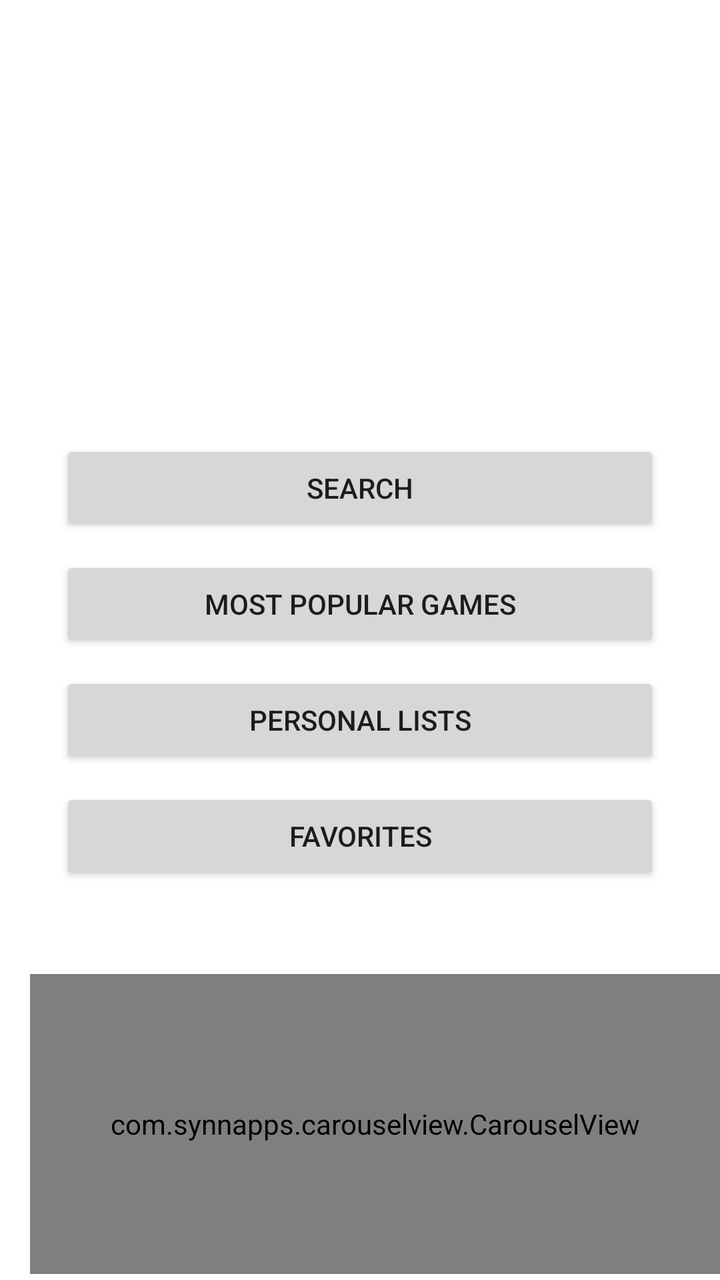
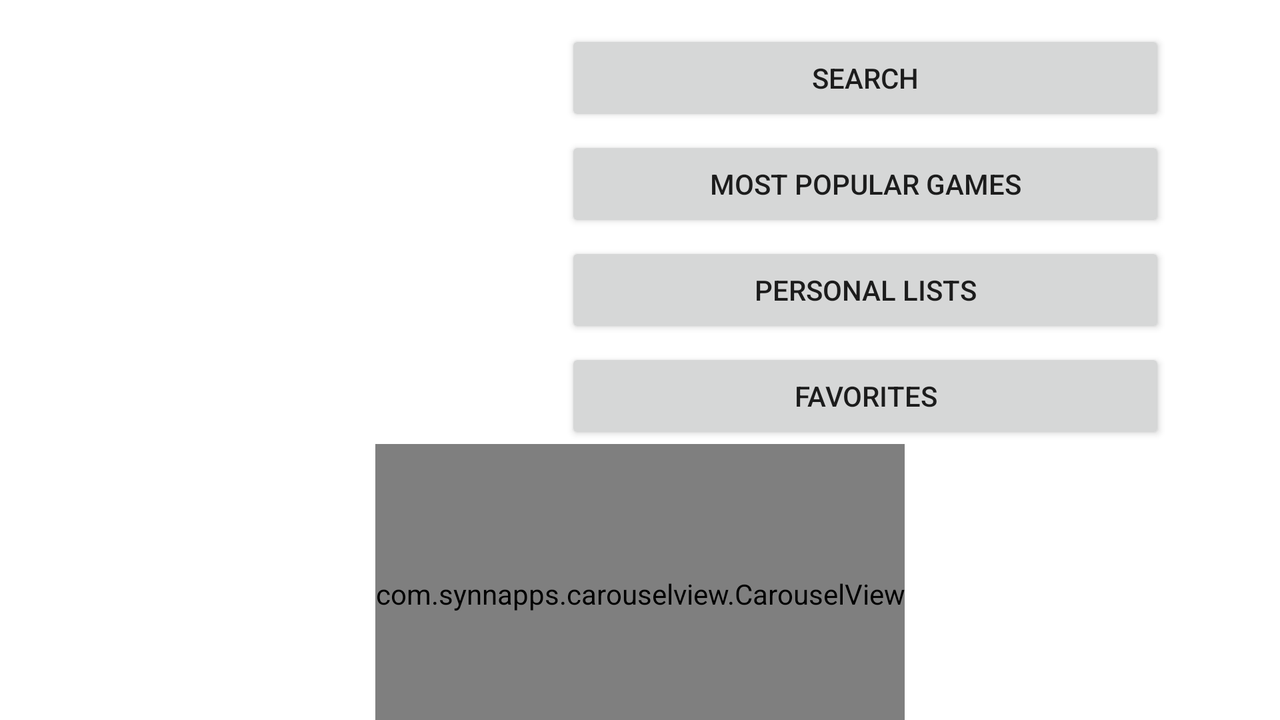

One screen, two layout resources from the same app: the default and the author's alternative for another configuration. Each is rendered where Android would select it; the XML of both is given below.
<!-- AndroidManifest.xml: application theme Theme.AppCompat.Light.DarkActionBar -->
<!-- res/layout/activity_main.xml -->
<?xml version="1.0" encoding="utf-8"?>
<androidx.constraintlayout.widget.ConstraintLayout xmlns:android="http://schemas.android.com/apk/res/android"
        xmlns:app="http://schemas.android.com/apk/res-auto"
        xmlns:tools="http://schemas.android.com/tools"
        android:layout_width="match_parent"
        android:layout_height="match_parent"
        tools:context=".Activities.MainActivity"
        android:background="#FFFFFF">

    <ImageView
            android:id="@+id/icon"
            android:layout_width="178dp"
            android:layout_height="195dp"
            android:layout_marginTop="15dp"
            app:layout_constraintHorizontal_bias="0.497"
            app:layout_constraintLeft_toLeftOf="parent"
            app:layout_constraintRight_toRightOf="parent"
            app:layout_constraintTop_toTopOf="parent"
            app:srcCompat="@drawable/bga_icon" />

    <com.synnapps.carouselview.CarouselView
            android:id="@+id/carousel"
            android:layout_width="match_parent"
            android:layout_height="150dp"
            android:layout_marginStart="15dp"
            android:layout_marginTop="45dp"
            app:radius="10dp"
            app:layout_constraintLeft_toLeftOf="parent"
            app:layout_constraintRight_toRightOf="parent"
            app:layout_constraintTop_toBottomOf="@id/favorite_lists"
            app:slideInterval="5000">
    </com.synnapps.carouselview.CarouselView>


    


    <Button
            android:id="@+id/search_button"
            android:layout_width="wrap_content"
            android:layout_height="wrap_content"
            android:layout_marginTop="10dp"
            android:width="300dp"
            android:text="@string/btn_search"
            app:layout_constraintLeft_toLeftOf="parent"
            app:layout_constraintRight_toRightOf="parent"
            app:layout_constraintTop_toBottomOf="@id/icon" />


    <Button
            android:id="@+id/group_games_view"
            android:layout_width="wrap_content"
            android:layout_height="wrap_content"
            android:layout_marginTop="10dp"
            android:width="300dp"
            android:text="@string/most_popular_games"
            app:layout_constraintLeft_toLeftOf="parent"
            app:layout_constraintRight_toRightOf="parent"
            app:layout_constraintTop_toBottomOf="@id/search_button" />



    <Button
        android:id="@+id/lists"
        android:layout_width="wrap_content"
        android:layout_height="wrap_content"
        android:layout_marginTop="10dp"
        android:width="300dp"
        android:text="@string/lists"
        app:layout_constraintLeft_toLeftOf="parent"
        app:layout_constraintRight_toRightOf="parent"
        app:layout_constraintTop_toBottomOf="@id/group_games_view" />

    <Button
        android:id="@+id/favorite_lists"
        android:layout_width="wrap_content"
        android:layout_height="wrap_content"
        android:layout_marginTop="10dp"
        android:width="300dp"
        android:text="@string/favorite"
        app:layout_constraintLeft_toLeftOf="parent"
        app:layout_constraintRight_toRightOf="parent"
        app:layout_constraintTop_toBottomOf="@id/lists" />


</androidx.constraintlayout.widget.ConstraintLayout>
<!-- resources referenced by this layout -->
<resources>
  <string name="btn_search">Search</string>
  <string name="favorite">Favorites</string>
  <string name="lists">Personal Lists </string>
  <string name="most_popular_games">Most popular games</string>
</resources>
<!-- res/layout-land/activity_main.xml (the author's variant of the layout above) -->
<!-- drawn on the phone turned sideways -->
<?xml version="1.0" encoding="utf-8"?>
<androidx.constraintlayout.widget.ConstraintLayout xmlns:android="http://schemas.android.com/apk/res/android"
        xmlns:app="http://schemas.android.com/apk/res-auto"
        xmlns:tools="http://schemas.android.com/tools"
        android:layout_width="match_parent"
        android:layout_height="match_parent"
        tools:context=".Activities.MainActivity"
        android:background="#FFFFFF">

    <ImageView
            android:id="@+id/icon"
            android:layout_width="178dp"
            android:layout_height="195dp"
            android:layout_marginBottom="120dp"
            app:layout_constraintBottom_toBottomOf="parent"
            app:layout_constraintHorizontal_bias="0.144"
            app:layout_constraintLeft_toLeftOf="parent"
            app:layout_constraintRight_toRightOf="parent"
            app:layout_constraintTop_toTopOf="parent"
            app:srcCompat="@drawable/bga_icon" />

    <com.synnapps.carouselview.CarouselView
            android:id="@+id/carousel"
            android:layout_width="wrap_content"
            android:layout_height="150dp"
            app:layout_constraintLeft_toLeftOf="parent"
            app:layout_constraintRight_toRightOf="parent"
            app:layout_constraintTop_toBottomOf="@id/favorite_lists"
            app:radius="10dp"
            app:slideInterval="5000"></com.synnapps.carouselview.CarouselView>

    <Button
            android:id="@+id/search_button"
            android:layout_width="wrap_content"
            android:layout_height="wrap_content"
            android:layout_marginTop="15dp"
            android:width="300dp"
            android:text="@string/btn_search"
            app:layout_constraintHorizontal_bias="0.397"
            app:layout_constraintLeft_toRightOf="@id/icon"
            app:layout_constraintRight_toRightOf="parent"
            app:layout_constraintTop_toTopOf="parent" />

    <Button
        android:id="@+id/lists"
        android:layout_width="300dp"
        android:layout_height="wrap_content"
        android:layout_marginTop="5dp"
        android:text="@string/lists"
        app:layout_constraintHorizontal_bias="0.397"
        app:layout_constraintLeft_toRightOf="@id/icon"
        app:layout_constraintRight_toRightOf="parent"
        app:layout_constraintTop_toBottomOf="@+id/group_games_view" />

    <Button
        android:id="@+id/favorite_lists"
        android:layout_width="wrap_content"
        android:layout_height="wrap_content"
        android:layout_marginTop="5dp"
        android:width="300dp"
        android:text="@string/favorite"
        app:layout_constraintEnd_toEndOf="parent"
        app:layout_constraintHorizontal_bias="0.397"
        app:layout_constraintStart_toEndOf="@+id/icon"
        app:layout_constraintTop_toBottomOf="@id/lists" />

    <Button
        android:id="@+id/group_games_view"
        android:layout_width="wrap_content"
        android:layout_height="wrap_content"
        android:layout_marginTop="5dp"
        android:width="300dp"
        android:text="@string/most_popular_games"
        app:layout_constraintEnd_toEndOf="parent"
        app:layout_constraintHorizontal_bias="0.397"
        app:layout_constraintStart_toEndOf="@+id/icon"
        app:layout_constraintTop_toBottomOf="@id/search_button" />


</androidx.constraintlayout.widget.ConstraintLayout>
